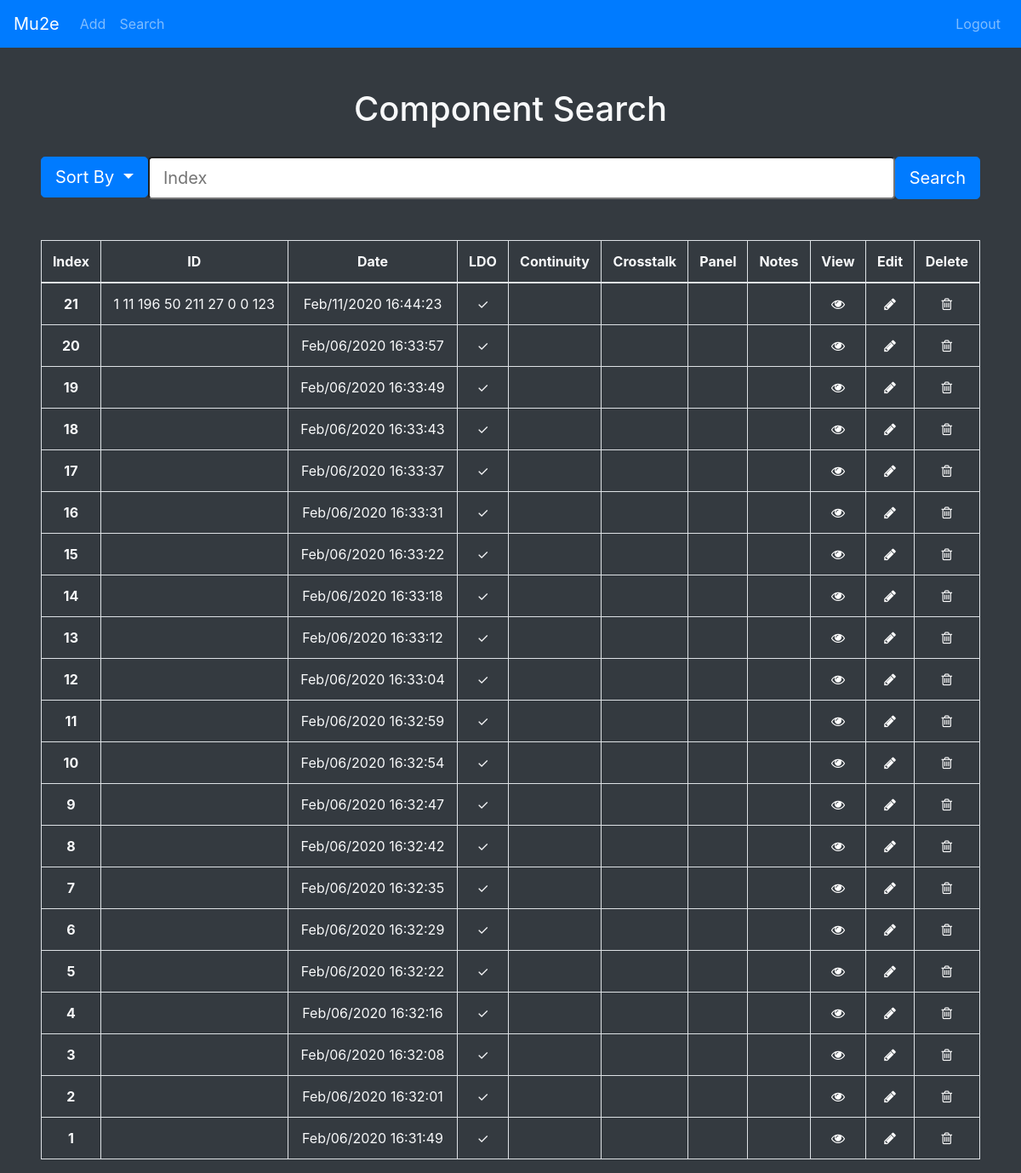
Screenshot of /search with the database file from the repository.
### manager.py (models this page shows, shortened)
class DMB(db.Model):
    index = db.Column(db.String(80), unique=True, nullable=False, primary_key=True)
    date = db.Column(db.DateTime(), nullable=False)
    ldo = db.Column(db.String(1000))
    continuity = db.Column(db.String(1000))
    crosstalk = db.Column(db.String(1000))
    chipID = db.Column(db.String(80))
    panelNum = db.Column(db.String(80))
    notes = db.Column(db.String(20000))
    edits = db.Column(db.String(20000))

### manager.py (the view, shortened to what this page needs)
@app.route("/search", methods=["GET", "POST"])
def search():
    dmbs = DMB.query.order_by(DMB.date.desc()).all()
    query = None
    print(request.form, flush=True)
    if "date" in request.form and request.form["index"] == "":
        dmbs = DMB.query.order_by(DMB.date).all()
    return render_template("search.html", dmbs=dmbs, query=query)

### manager.py (called while the page is built)
@app.template_filter('urlencode')
def urlencode_filter(s):
    if type(s) == 'Markup':
        s = s.unescape()
    s = s.encode('utf8')
    s = quote_plus(s)
    return Markup(s)

### templates/search.html (shortened to what this page needs)
<!doctype html>
<html lang="en">
<head>
    <link rel="stylesheet" href="https://stackpath.bootstrapcdn.com/bootstrap/4.4.1/css/bootstrap.min.css">
    <link href="//maxcdn.bootstrapcdn.com/font-awesome/4.7.0/css/font-awesome.min.css" rel="stylesheet">
</head>
<body class="text-light bg-dark">
<nav class="navbar navbar-expand-lg navbar-dark bg-primary">
    <a class="navbar-brand" href="/">Mu2e</a>
    <div class="collapse navbar-collapse" id="navbarSupportedContent">
        <ul class="navbar-nav mr-auto">
            <li class="nav-item">
                <a class="nav-link" data-toggle="dropdown" id="dropdownMenuButton">Add</a>
            </li>
            <li class="nav-item">
                <a class="nav-link" href="search">Search</a>
            </li>
        </ul>
    </div>
    <div class="navbar-collapse collapse w-100 order-3 dual-collapse2">
        <ul class="navbar-nav ml-auto">
            <li>
                <a class="nav-link navbar-right" href="logout">Logout</a>
            </li>
        </ul>
    </div>
</nav>
<br><br>
<h1 class="text-center">Component Search</h1>
<form method="POST" action="/search">
<br>
    <div class="d-flex justify-content-center">
        <div class="dropdown">
            <button class="btn btn-lg btn-primary dropdown-toggle ml-5" type="button" id="dropdownMenu" data-toggle="dropdown" aria-haspopup="true" aria-expanded="false">
                Sort By
            </button>
        </div>
        <input class="btn-block btn-lg" id="ex1" type="text" placeholder="Index" name="index">
        <input type="submit" class="btn btn-lg btn-primary mr-5" value="Search" name="search">
    </div>
</form>
<br>
<form>
    <br>
    {% if query == None %}
    <div class = "d-flex justify-content-center">
        {% if dmb == None %}
        <h3>There are currently no DMBs in the database.</h3>
        {% else %}
        <table class="table table-bordered ml-5 mr-5 text-light">
            <thead>
            <tr>
                <th class="text-center" scope="col">Index</th>
                <th class="text-center" scope="col">ID</th>
                <th class="text-center" scope="col">Date</th>
                <th class="text-center" scope="col">LDO</th>
                <th class="text-center" scope="col">Continuity</th>
                <th class="text-center" scope="col">Crosstalk</th>
                <th class="text-center" scope="col">Panel</th>
                <th class="text-center" scope="col">Notes</th>
                <th class="text-center" scope="col">View</th>
                <th class="text-center" scope="col">Edit</th>
                <th class="text-center" scope="col">Delete</th>
            </tr>
            </thead>
            <tbody>
            {% for dmb in dmbs %}
            <tr>
                <th class="text-center" scope="row">{{ dmb.index }}</th>
                {% if not dmb.chipID or dmb.chipID == "" %}
                <td class="text-center" scope="row"></td>
                {% else %}
                <td class="text-center" scope="row">{{ dmb.chipID }}</td>
                {% endif %}
                <td class="text-center" > {{ dmb.date.strftime("%b/%d/%Y %H:%M:%S") }} </td>
                {% if not dmb.ldo %}
                <td class="text-center" scope="row"></td>
                {% else %}
                <td class="text-center" scope="row">
                    &#10003;
                </td>
                {% endif %}
                {% if not dmb.continuity and dmb.continuity != "" %}
                <td class="text-center" scope="row"></td>
                {% elif dmb.continuity == "" %}
                <td class="text-success text-center">Pass</td>
                {% else %}
                <td class="text-danger text-center">Fail</td>
                {% endif %}
                {% if not dmb.crosstalk and dmb.crosstalk != "" %}
                <td class="text-center" scope="row"></td>
                {% elif dmb.crosstalk == "" %}
                <td class="text-success text-center">Pass</td>
                {% else %}
                <td class="text-danger text-center">Fail</td>
                {% endif %}
                {% if not dmb.panelNum %}
                <td class="text-center" scope="row"></td>
                {% else %}
                <td class="text-center" scope="row">{{ dmb.panelNum }}</td>
                {% endif %}
                {% if not dmb.notes %}
                <td class="text-center" scope="row"></td>
                {% else %}
                <td class="text-center" scope="row">
                    &#10003;
                </td>
                {% endif %}
                <td class="text-center" scope="row">
                    <a href="{{ '\vviewDMB\%s'%dmb.index | urlencode }}">
                        <i class="fa fa-eye text-white"></i>
                    </a>
                </td>
                <td class="text-center" scope="row">
                    <a href="{{ '\editDMB\%s'%dmb.index | urlencode }}">
                        <i class="fa fa-pencil text-white"></i>
                    </a>
                </td>
                <td class="text-center" scope="row">
                    <a href="{{ '\deleteDMB\%s'%dmb.index | urlencode }}">
                        <i class="fa fa-trash-o text-white"></i>
                    </a>
                </td>
            </tr>
            {% endfor %}
            </tbody>
        </table>
        {% endif %}
    </div>
    {% elif query == False %}
    <div class="d-flex justify-content-center">
        <h3>No Component Found</h3>
    </div>
    {% endif %}
</form>
</body>
</html>

### rows the page displays
DMB: index "21", chipID "1 11 196 50 211 27 0 0 123", date "Feb/11/2020 16:44:23"
DMB: index "20", date "Feb/06/2020 16:33:57"
DMB: index "19", date "Feb/06/2020 16:33:49"
DMB: index "18", date "Feb/06/2020 16:33:43"
DMB: index "17", date "Feb/06/2020 16:33:37"
DMB: index "16", date "Feb/06/2020 16:33:31"
DMB: index "15", date "Feb/06/2020 16:33:22"
DMB: index "14", date "Feb/06/2020 16:33:18"
DMB: index "13", date "Feb/06/2020 16:33:12"
DMB: index "12", date "Feb/06/2020 16:33:04"
DMB: index "11", date "Feb/06/2020 16:32:59"
DMB: index "10", date "Feb/06/2020 16:32:54"
DMB: index "9", date "Feb/06/2020 16:32:47"
DMB: index "8", date "Feb/06/2020 16:32:42"
DMB: index "7", date "Feb/06/2020 16:32:35"
DMB: index "6", date "Feb/06/2020 16:32:29"
DMB: index "5", date "Feb/06/2020 16:32:22"
DMB: index "4", date "Feb/06/2020 16:32:16"
DMB: index "3", date "Feb/06/2020 16:32:08"
DMB: index "2", date "Feb/06/2020 16:32:01"
DMB: index "1", date "Feb/06/2020 16:31:49"
